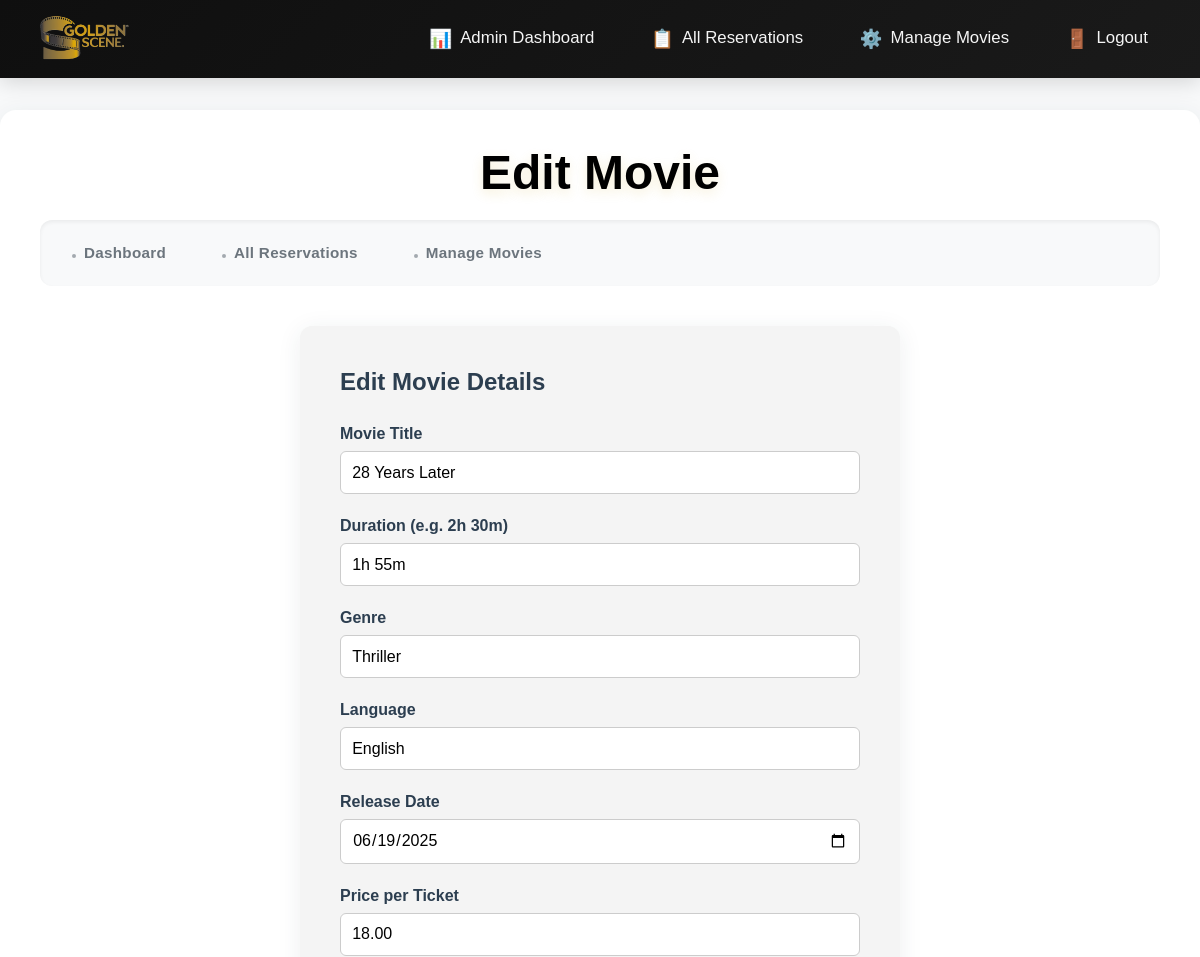
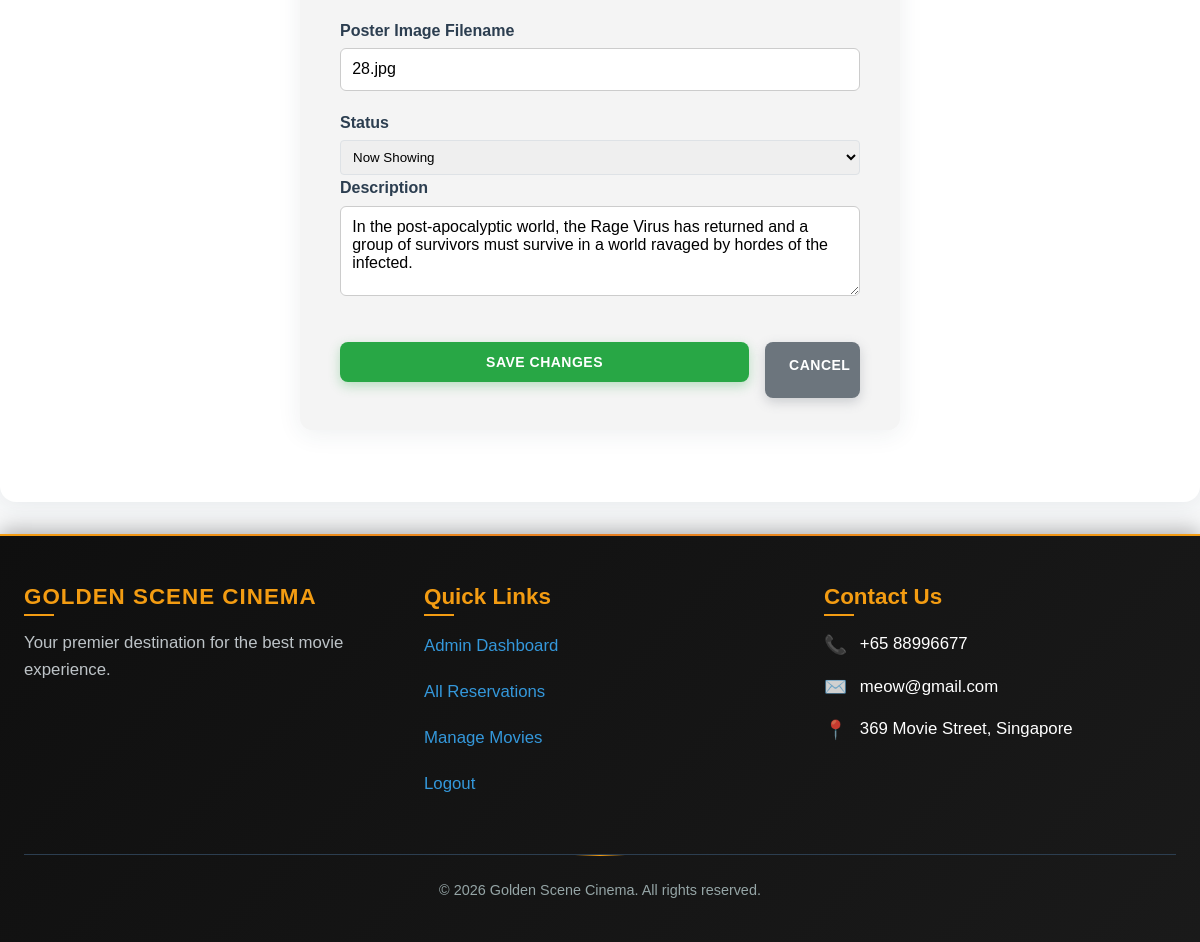
The app's page /admin_edit_movie.php?id=7 (signed in) with its own data (2 pictures, top to bottom).
### tables this page shows
CREATE TABLE IF NOT EXISTS `movies` (
  `movie_id` int NOT NULL AUTO_INCREMENT,
  `title` varchar(100) NOT NULL,
  `release_date` date NOT NULL,
  `genre` varchar(50) NOT NULL,
  `language` varchar(50) NOT NULL,
  `running_time` varchar(10) NOT NULL,
  `synopsis` text NOT NULL,
  `price_per_ticket` decimal(5,2) NOT NULL,
  `poster_url` varchar(255) DEFAULT NULL,
  `banner_url` varchar(255) NOT NULL,
  `status` varchar(20) NOT NULL DEFAULT 'now_showing',
  PRIMARY KEY (`movie_id`)
);

### admin_edit_movie.php (the view, shortened to what this page needs)
<?php
require_once 'dbinfo.php';
$movie_id = intval($_GET['id']);
$query = "SELECT * FROM movies WHERE movie_id = $movie_id";
$result = $mysqli->query($query);
$movie = $result->fetch_assoc();
?>
<!DOCTYPE html>
<html lang="en">
<head>
    <link rel="stylesheet" href="css/global.css">
    <link rel="stylesheet" href="css/admin.css">
</head>
<body>
<?php require_once('header.php'); ?>
<main>
    <section class="admin-dashboard-section">
        <h1 class="page-title">Edit Movie</h1>
        <div class="admin-tabs">
            <a href="admin_dashboard.php" class="tab">Dashboard</a>
            <a href="admin_reservations.php" class="tab">All Reservations</a>
            <a href="admin_movies.php" class="tab">Manage Movies</a>
        </div>
        <div class="admin-form-container">
            <h2>Edit Movie Details</h2>
            <form method="post" class="admin-form">
                <label for="title">Movie Title</label>
                <input type="text" id="title" name="title" value="<?php echo htmlspecialchars($movie['title']); ?>" required>
                <label for="running_time">Duration (e.g. 2h 30m)</label>
                <input type="text" id="running_time" name="running_time" value="<?php echo htmlspecialchars($movie['running_time']); ?>" required>
                <label for="genre">Genre</label>
                <input type="text" id="genre" name="genre" value="<?php echo htmlspecialchars($movie['genre']); ?>" required>
                <label for="language">Language</label>
                <input type="text" id="language" name="language" value="<?php echo htmlspecialchars($movie['language']); ?>" required>
                <label for="release_date">Release Date</label>
                <input type="date" id="release_date" name="release_date" value="<?php echo htmlspecialchars($movie['release_date']); ?>" required>
                <label for="price_per_ticket">Price per Ticket</label>
                <input type="number" step="0.01" id="price_per_ticket" name="price_per_ticket" value="<?php echo htmlspecialchars($movie['price_per_ticket']); ?>" required>
                <label for="poster_url">Poster Image Filename</label>
                <input type="text" id="poster_url" name="poster_url" value="<?php echo str_replace('images/', '', htmlspecialchars($movie['poster_url'])); ?>">
                <label for="status">Status</label>
                <select id="status" name="status" required>
                    <option value="now_showing" <?php if($movie['status']==='now_showing') echo 'selected'; ?>>Now Showing</option>
                </select>
                <label for="synopsis">Description</label>
                <textarea id="synopsis" name="synopsis" required><?php echo htmlspecialchars($movie['synopsis']); ?></textarea>
                <div class="form-actions">
                    <button type="submit" class="btn btn-secondary">Save Changes</button>
                    <a href="admin_movies.php" class="btn btn-danger cancel-btn">Cancel</a>
                </div>
            </form>
        </div>
    </section>
</main>
<?php require_once('footer.php'); ?>
</body>
</html>

### css/global.css (style rules this page uses)
* { margin: 0; padding: 0; box-sizing: border-box; }
body { font-family: 'Arial', 'Helvetica', sans-serif; line-height: 1.6; color: #2c3e50; background-color: #f8f9fa; }
h1, h2, h3, h4, h5, h6 { font-weight: 600; line-height: 1.3; margin-bottom: 1rem; }
a { color: #3498db; text-decoration: none; transition: color 0.3s ease; }
label { display: block; margin-bottom: 0.25rem; font-weight: 500; }
input, select, textarea { width: 100%; padding: 0.5rem; border: 1px solid #dee2e6; border-radius: 4px; font-family: 'Arial', 'Helvetica', sans-serif; transition: border-color 0.3s ease; }
.page-title { font-size: 3rem; font-weight: 800; color: black; text-align: center; margin-bottom: 1rem; text-shadow: 0 4px 12px rgba(212, 175, 55, 0.2); }

### css/admin.css (style rules this page uses)
.admin-dashboard-section, .admin-reservations-section { max-width: 1200px; margin: 2rem auto; background: #fff; border-radius: 16px; box-shadow: 0 4px 24px rgba(44,62,80,0.08); padding: 2rem 2.5rem; }
.admin-tabs { display: flex; gap: 0.5rem; margin-bottom: 2rem; background: #f8f9fa; padding: 0.5rem; border-radius: 12px; box-shadow: inset 0 2px 4px rgba(0,0,0,0.06); }
.admin-tabs .tab, .admin-tabs a.tab { background: transparent; border: none; border-radius: 8px; padding: 0.8rem 1.5rem; font-weight: 600; color: #6c757d; cursor: pointer; text-decoration: none; transition: all 0.3s ease; position: relative; overflow: hidden; font-size: 0.95rem; letter-spacing: 0.3px; }
.admin-tabs .tab::before, .admin-tabs a.tab::before { content: ''; display: inline-block; width: 4px; height: 4px; background: currentColor; border-radius: 50%; margin-right: 8px; opacity: 0.6; transition: all 0.3s ease; }
.btn.btn-secondary { display: block; width: 100%; margin-bottom: 1rem; }
.cancel-btn { padding: 8px 16px; font-size: 12px; }
.admin-form-container { max-width: 600px; margin: 2.5rem auto; background: #f4f4f4; border-radius: 12px; padding: 2.5rem 2.5rem 2rem 2.5rem; box-shadow: 0 4px 24px rgba(44,62,80,0.08); }
.admin-form-container h2 { margin-bottom: 1.5rem; }
.admin-form label { font-weight: 600; margin-bottom: 0.3rem; display: block; }
.admin-form input, .admin-form textarea { width: 100%; padding: 0.7rem; margin-bottom: 1.2rem; border-radius: 6px; border: 1px solid #ccc; font-size: 1rem; }
.admin-form textarea { min-height: 90px; resize: vertical; }
.admin-form .form-actions { display: flex; gap: 1rem; justify-content: flex-end; margin-top: 1.2rem; }
.admin-form .btn.btn-secondary { background: #28a745; color: #ffffff; border: none; border-radius: 8px; font-weight: 600; font-size: 14px; padding: 12px 24px; box-shadow: 0 4px 12px rgba(40, 167, 69, 0.3); text-transform: uppercase; letter-spacing: 0.5px; transition: all 0.3s ease; cursor: pointer; }
.admin-form .btn.cancel-btn { background: #6c757d; color: #ffffff; border: none; font-weight: 600; font-size: 14px; padding: 12px 24px; border-radius: 8px; box-shadow: 0 4px 12px rgba(108, 117, 125, 0.3); text-transform: uppercase; letter-spacing: 0.5px; transition: all 0.3s ease; }

### css/auth.css (style rules this page uses)
.btn { display: inline-block; padding: 14px 28px; border: none; border-radius: 25px; font-size: 14px; font-weight: 600; cursor: pointer; transition: all 0.3s cubic-bezier(0.4, 0, 0.2, 1); text-transform: uppercase; letter-spacing: 0.8px; position: relative; overflow: hidden; text-decoration: none; }
.btn-secondary { background: linear-gradient(135deg, #6c757d 0%, #495057 100%); color: #ffffff; box-shadow: 0 8px 25px rgba(108, 117, 125, 0.4); }
.btn-secondary::before { content: ''; position: absolute; top: 0; left: -100%; width: 100%; height: 100%; background: linear-gradient(90deg, transparent, rgba(255, 255, 255, 0.3), transparent); transition: left 0.5s; }
.btn-danger { background: linear-gradient(135deg, #dc3545 0%, #c82333 100%); color: #ffffff; box-shadow: 0 8px 25px rgba(220, 53, 69, 0.4); }
.btn-danger::before { content: ''; position: absolute; top: 0; left: -100%; width: 100%; height: 100%; background: linear-gradient(90deg, transparent, rgba(255, 255, 255, 0.3), transparent); transition: left 0.5s; }

### records on screen
movies: title "28 Years Later", running_time "1h 55m", genre "Thriller", language "English", release_date "06/19/2025", price_per_ticket "18.00", poster_url "28.jpg", status "Now Showing", synopsis "In the post-apocalyptic world, the Rage Virus has returned and a group of survivors must survive in a world ravaged by hordes of the infected."
